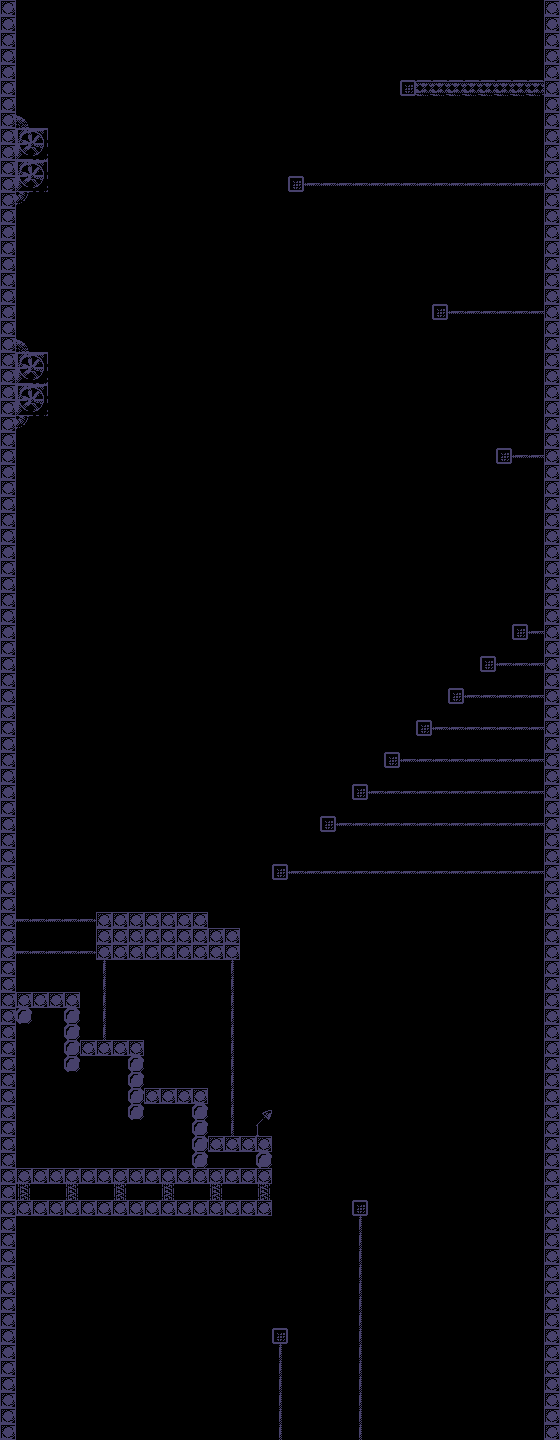

A 2D game scene composited from a Tiled map and its tileset images. What follows is a short description and the map's XML, with each tile layer's data collapsed to a summary:
An orthogonal 35x90 tile map with 16x16 px tiles, 1 tile layer (Kachelebene 1) and 28 objects (10).

<map version="1.10" tiledversion="1.11.1" orientation="orthogonal" renderorder="right-down" width="35" height="90" tilewidth="16" tileheight="16" infinite="0" backgroundcolor="#000000" nextlayerid="5" nextobjectid="30">
 <tileset firstgid="1" source="Tileset.tsx" />
 <layer id="1" name="Kachelebene 1" width="35" height="90">
  <data>[3150 cells, 451 non-empty, 16 distinct tile ids]</data>
 </layer>
 <objectgroup id="2" name="Checkpoints">
  <object id="1" x="497" y="44.6667" width="16" height="32" />
 </objectgroup>
 <objectgroup id="3" name="Platforms">
  <object id="2" x="400.031" y="80.0156" width="143.969" height="15.9844" />
  <object id="3" x="288.029" y="176.017" width="15.9715" height="15.9782" />
  <object id="4" x="432" y="304" width="15.9715" height="15.9782" />
  <object id="5" x="496" y="448" width="15.9715" height="15.9782" />
  <object id="6" x="16" y="128" width="32" height="64" />
  <object id="7" x="16" y="352" width="32" height="64" />
  <object id="8" x="512" y="624" width="15.9715" height="15.9782" />
  <object id="9" x="480" y="656" width="15.9715" height="15.9782" />
  <object id="10" x="448" y="688" width="15.9715" height="15.9782" />
  <object id="11" x="416" y="720" width="15.9715" height="15.9782" />
  <object id="12" x="384" y="752" width="15.9715" height="15.9782" />
  <object id="13" x="352" y="784" width="15.9715" height="15.9782" />
  <object id="14" x="320" y="816" width="15.9715" height="15.9782" />
  <object id="15" x="272" y="864" width="15.9715" height="15.9782" />
  <object id="16" x="96.0926" y="912.163" width="111.8" height="15.7964" />
  <object id="17" x="96.1527" y="928.476" width="143.872" height="31.5553" />
  <object id="19" x="16.1208" y="992.102" width="63.8937" height="15.7964" />
  <object id="20" x="80.0375" y="1040.1" width="63.8909" height="15.7964" />
  <object id="21" x="144.288" y="1088.09" width="63.675" height="15.7964" />
  <object id="22" x="208.336" y="1136.07" width="63.675" height="15.7964" />
  <object id="23" x="16.2534" y="1152.1" width="255.675" height="63.6714" />
  <object id="24" x="64.0375" y="1008.04" width="15.925" height="63.768" />
  <object id="25" x="127.975" y="1056.02" width="15.925" height="63.768" />
  <object id="26" x="192.011" y="1103.97" width="15.925" height="36.018" />
  <object id="27" x="351.988" y="1200.02" width="16" height="16" />
  <object id="29" x="271.956" y="1328.02" width="16" height="16" />
 </objectgroup>
 <objectgroup id="4" name="Dynamic">
  <object id="18" name="10" x="415.926" y="575.989" width="128" height="16" />
 </objectgroup>
</map>
